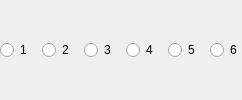
                                   <widget class="QWidget" name="flvTracks">
                                    <layout class="QHBoxLayout" name="horizontalLayout_8">
                                     <property name="spacing">
                                      <number>10</number>
                                     </property>
                                     <property name="leftMargin">
                                      <number>0</number>
                                     </property>
                                     <property name="topMargin">
                                      <number>0</number>
                                     </property>
                                     <property name="rightMargin">
                                      <number>0</number>
                                     </property>
                                     <property name="bottomMargin">
                                      <number>0</number>
                                     </property>
                                     <item>
                                      <widget class="PLSRadioButton" name="flvTrack1">
                                       <property name="sizePolicy">
                                        <sizepolicy hsizetype="Minimum" vsizetype="Preferred">
                                         <horstretch>0</horstretch>
                                         <verstretch>0</verstretch>
                                        </sizepolicy>
                                       </property>
                                       <property name="text">
                                        <string>1</string>
                                       </property>
                                      </widget>
                                     </item>
                                     <item>
                                      <widget class="PLSRadioButton" name="flvTrack2">
                                       <property name="sizePolicy">
                                        <sizepolicy hsizetype="Minimum" vsizetype="Preferred">
                                         <horstretch>0</horstretch>
                                         <verstretch>0</verstretch>
                                        </sizepolicy>
                                       </property>
                                       <property name="text">
                                        <string>2</string>
                                       </property>
                                      </widget>
                                     </item>
                                     <item>
                                      <widget class="PLSRadioButton" name="flvTrack3">
                                       <property name="sizePolicy">
                                        <sizepolicy hsizetype="Minimum" vsizetype="Preferred">
                                         <horstretch>0</horstretch>
                                         <verstretch>0</verstretch>
                                        </sizepolicy>
                                       </property>
                                       <property name="text">
                                        <string>3</string>
                                       </property>
                                      </widget>
                                     </item>
                                     <item>
                                      <widget class="PLSRadioButton" name="flvTrack4">
                                       <property name="sizePolicy">
                                        <sizepolicy hsizetype="Minimum" vsizetype="Preferred">
                                         <horstretch>0</horstretch>
                                         <verstretch>0</verstretch>
                                        </sizepolicy>
                                       </property>
                                       <property name="text">
                                        <string>4</string>
                                       </property>
                                      </widget>
                                     </item>
                                     <item>
                                      <widget class="PLSRadioButton" name="flvTrack5">
                                       <property name="sizePolicy">
                                        <sizepolicy hsizetype="Minimum" vsizetype="Preferred">
                                         <horstretch>0</horstretch>
                                         <verstretch>0</verstretch>
                                        </sizepolicy>
                                       </property>
                                       <property name="text">
                                        <string>5</string>
                                       </property>
                                      </widget>
                                     </item>
                                     <item>
                                      <widget class="PLSRadioButton" name="flvTrack6">
                                       <property name="sizePolicy">
                                        <sizepolicy hsizetype="Minimum" vsizetype="Preferred">
                                         <horstretch>0</horstretch>
                                         <verstretch>0</verstretch>
                                        </sizepolicy>
                                       </property>
                                       <property name="text">
                                        <string>6</string>
                                       </property>
                                      </widget>
                                     </item>
                                    </layout>
                                   </widget>
